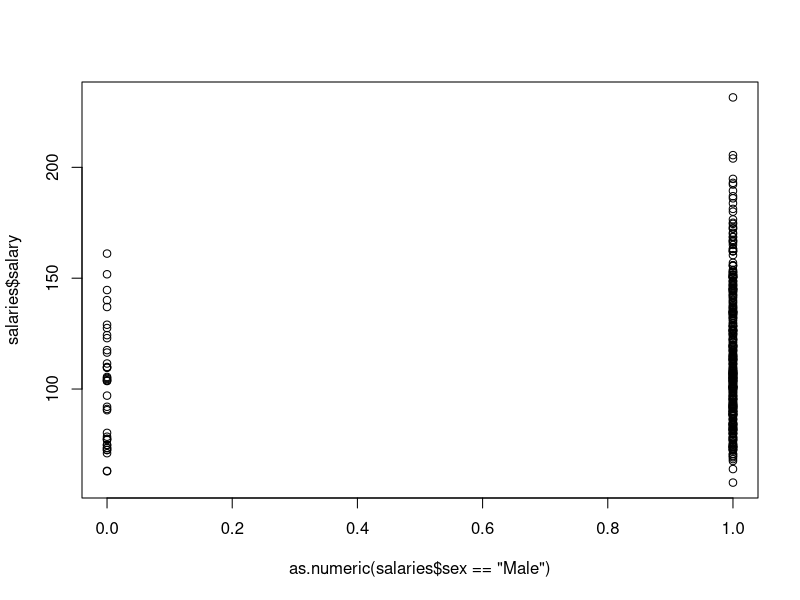
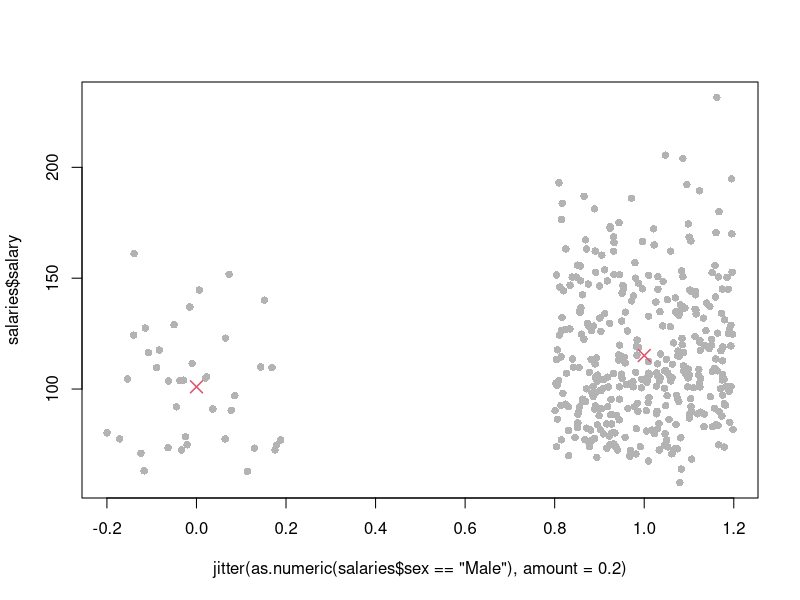
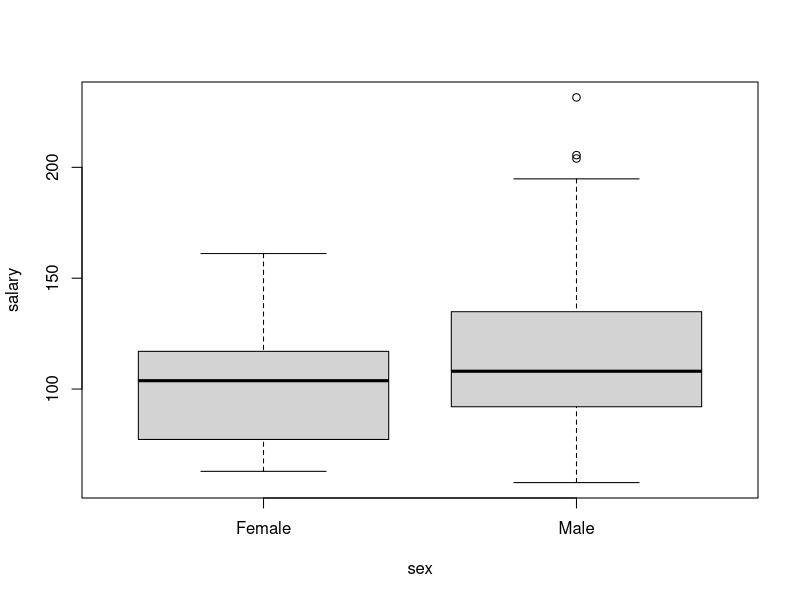
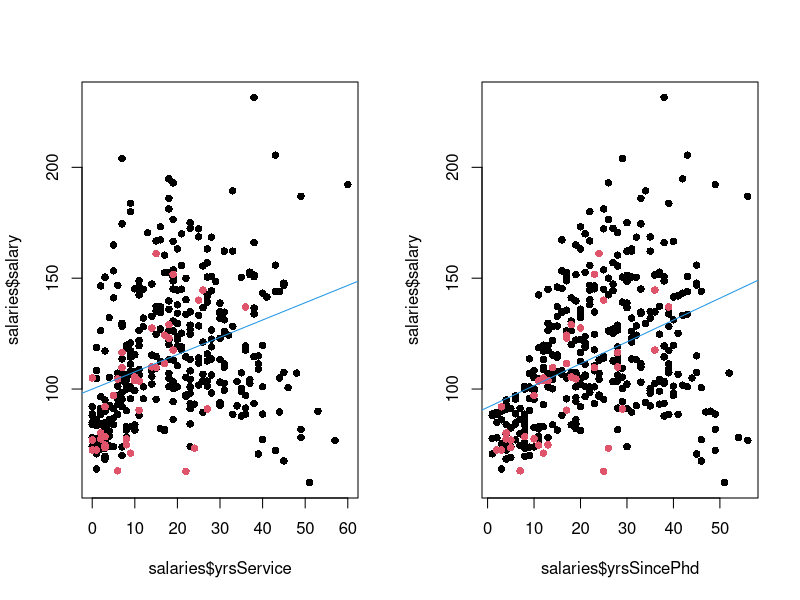
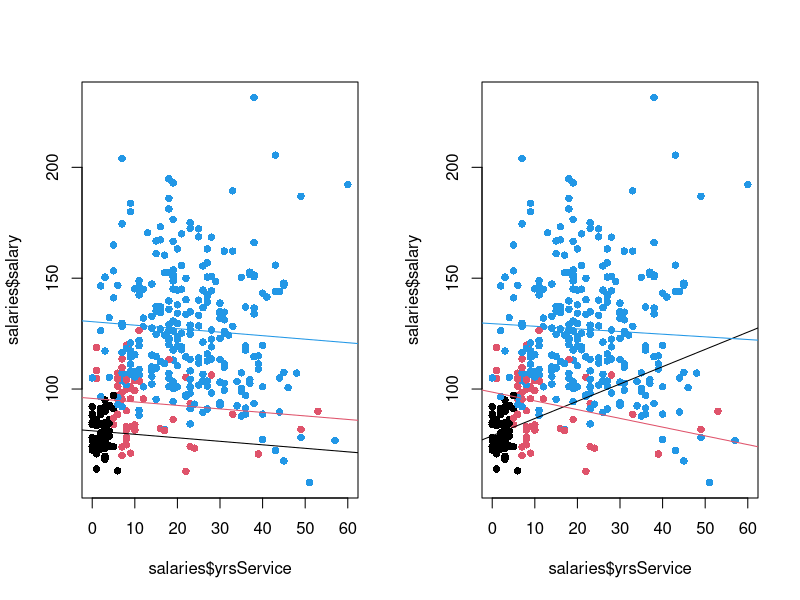
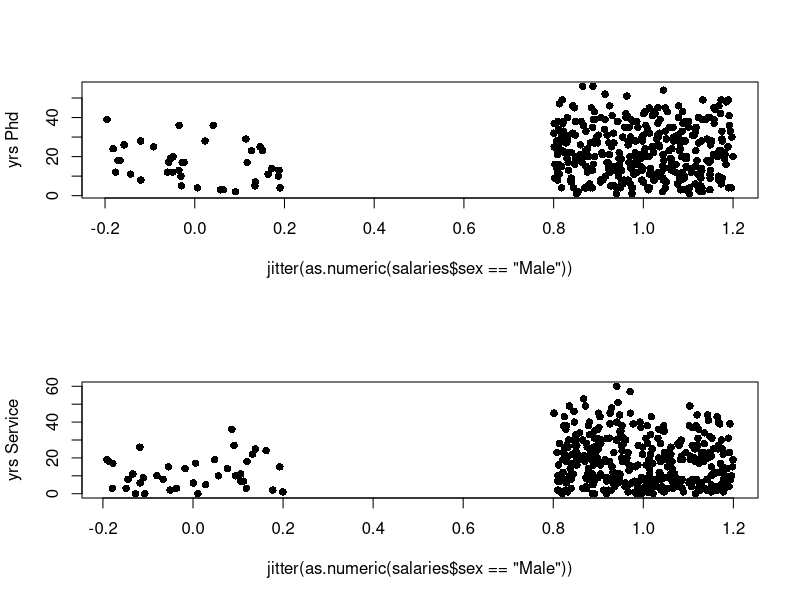
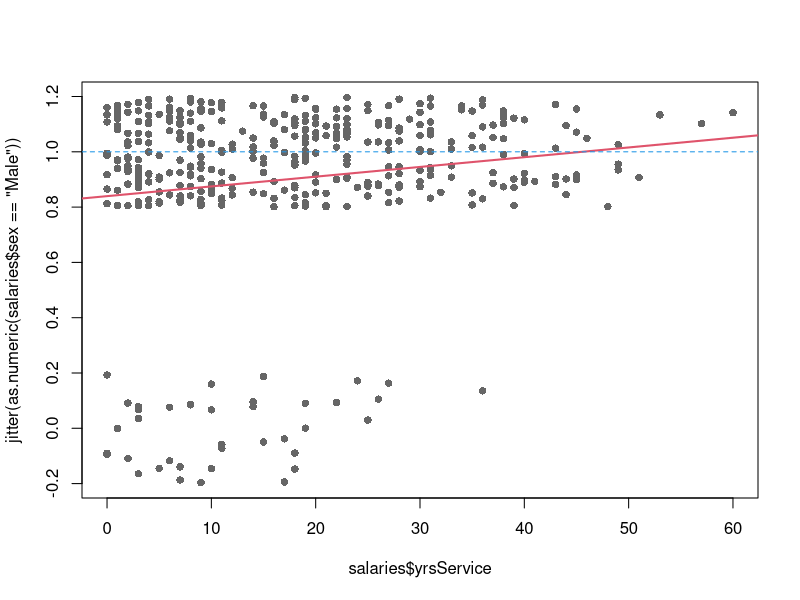

Recreate these plots in R, in order.
## ---- chunk 1
salaries <- read.csv("Salaries.txt")
salaries <- salaries[order(salaries$sex,decreasing = TRUE),]
## ---- chunk 2
plot(as.numeric(salaries$sex == "Male"), salaries$salary)
plot(jitter(as.numeric(salaries$sex == "Male"), amount = 0.2), salaries$salary, pch = 16, col = "grey70")
points(c(0,1), tapply(salaries$salary, salaries$sex,mean), pch = 4, col =2, lwd = 1.5, cex = 1.6)
t.test(salary~sex, data = salaries) # var.equal = TRUE to have the same inference as linear model 
summary(lm(salary~sex, data = salaries))
## ---- chunk 3
boxplot(salary~sex, data = salaries)
## ---- chunk 4
fyrsService <- lm(salary~yrsService, data = salaries)
fyrsSincePhd <- lm(salary~yrsSincePhd, data = salaries)
par(mfrow=c(1,2))
plot(salaries$yrsService, salaries$salary, pch = 16, col = 2-(as.numeric(salaries$sex == "Male")))
abline(fyrsService, col = 4)
plot(salaries$yrsSincePhd, salaries$salary, pch = 16, col = 2-(as.numeric(salaries$sex == "Male")))
abline(fyrsSincePhd, col = 4)
summary(fyrsService); summary(fyrsSincePhd)
## ---- chunk 5
salaries$rank  <- factor(salaries$rank, levels = c("AsstProf","AssocProf","Prof")) # give natural order
fyrsService_add_rank <- lm(salary~yrsService+rank, data = salaries)
fyrsService_int_rank <- lm(salary~yrsService*rank, data = salaries)
par(mfrow=c(1,2))
rcol <- rep(1, nrow(salaries))
rcol[salaries$rank == "AssocProf"] <- 2; rcol[salaries$rank == "Prof"] <- 4
plot(salaries$yrsService, salaries$salary, pch = 16, col = rcol)
abline(fyrsService_add_rank$coefficients[1], fyrsService_add_rank$coefficients[2], col = 1)
abline(fyrsService_add_rank$coefficients[1]+fyrsService_add_rank$coefficients[3], fyrsService_add_rank$coefficients[2], col = 2)
abline(fyrsService_add_rank$coefficients[1]+fyrsService_add_rank$coefficients[4], fyrsService_add_rank$coefficients[2], col = 4)
plot(salaries$yrsService, salaries$salary, pch = 16, col = rcol)
abline(fyrsService_int_rank$coefficients[1], fyrsService_int_rank$coefficients[2], col = 1)
abline(fyrsService_int_rank$coefficients[1]+fyrsService_int_rank$coefficients[3], 
       fyrsService_int_rank$coefficients[2]+fyrsService_int_rank$coefficients[5], col = 2)
abline(fyrsService_int_rank$coefficients[1]+fyrsService_int_rank$coefficients[4], 
       fyrsService_int_rank$coefficients[2]+fyrsService_int_rank$coefficients[6], col = 4)
summary(fyrsService_add_rank); summary(fyrsService_int_rank)
anova(fyrsService,fyrsService_add_rank) # rank is useful
anova(fyrsService_add_rank,fyrsService_int_rank) # but interaction maybe not needed
## ---- chunk 6
fall <- lm(salary~., data = salaries)
summary(fall)
## ---- chunk 7
# frequency table
ctab <- table(salaries$discipline, salaries$sex,dnn = c("discipline", "sex"))
# divide by row totals 
signif(ctab/rowSums(ctab),3)
ctab <- table(salaries$rank, salaries$sex)
signif(ctab/rowSums(ctab),3)
par(mfrow = c(2,1))
plot(jitter(as.numeric(salaries$sex == "Male")), salaries$yrsSincePhd, pch = 16, ylab = "yrs Phd")
plot(jitter(as.numeric(salaries$sex == "Male")), salaries$yrsService, pch = 16, ylab = "yrs Service")
## ---- chunk 8
sum(salaries$sex == "Male")/length(salaries$sex) # sample proportion
## ---- chunk 9
par(mfrow = c(1,1))
plot(salaries$yrsService, jitter(as.numeric(salaries$sex == "Male")), pch = 16, col = "grey40")
abline(lm(as.numeric(salaries$sex == "Male") ~ salaries$yrsService), col = 2, lwd = 2)
abline(h = 1, lty = 2, col = 4)
